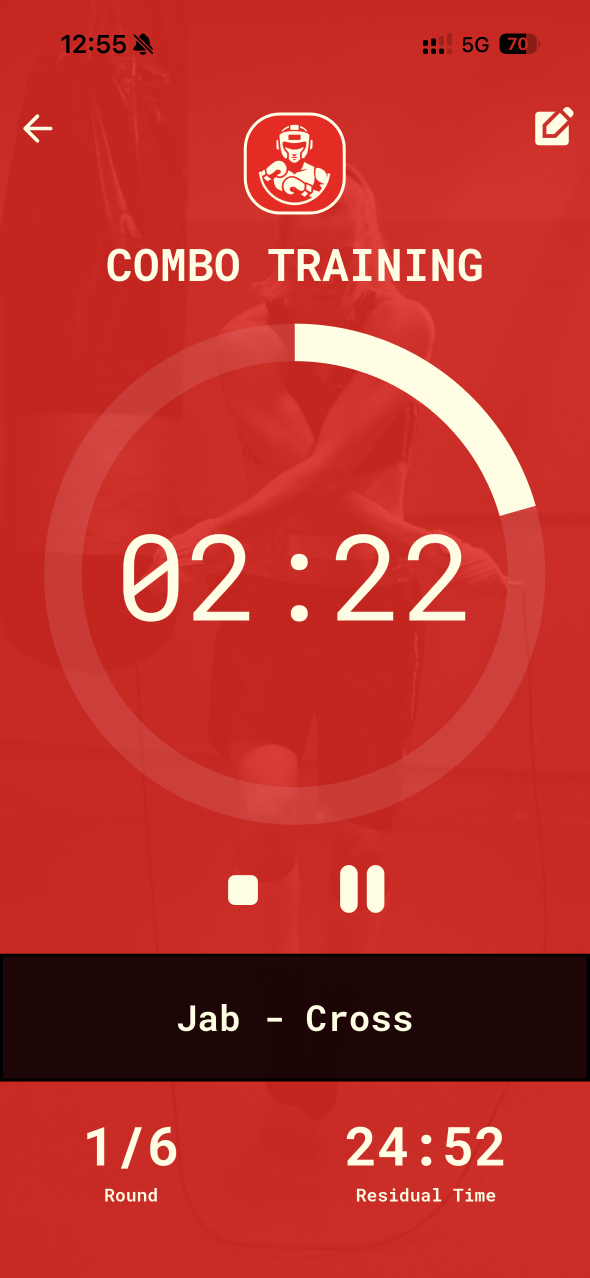
#> input picture screenshots/combosim.png, 1179 x 2556 px (shown at 1/2 size); its folder holds 4 pictures in this run
$ python optimize_images.py
#> lines starting #> are read from the running program, lines starting #| are printed output that depends on the picture
#!/usr/bin/env python3
"""Erzeugt die ausgelieferten WebP-Bilder aus den Originalen (nur Pillow noetig).

  screenshots/*.png  ->  screenshots/*.webp   (640 px breit, reicht fuer 2x-Displays bei ~300 px Anzeige)
  CombatCoach_Avata_Logo.png -> assets/logo-128.webp   (Icon fuer Header/Karten; Hero nutzt weiter das PNG)

Aufruf aus dem Repo-Root:  python3 tools/optimize_images.py
"""
import glob, os
from PIL import Image

def save_webp(src, dst, width, quality=80):
#> called with src = 'screenshots/combosim.png', dst = 'screenshots/combosim.webp', width = 640, quality = 80
    im = Image.open(src).convert("RGBA" if "logo" in dst else "RGB")
#> im is the input picture: PIL image 1179x2556 RGB; mean R, G, B 186.1, 50.6, 44.3
    h = round(im.height * width / im.width)
#> h = 1387
    im = im.resize((width, h), Image.LANCZOS)
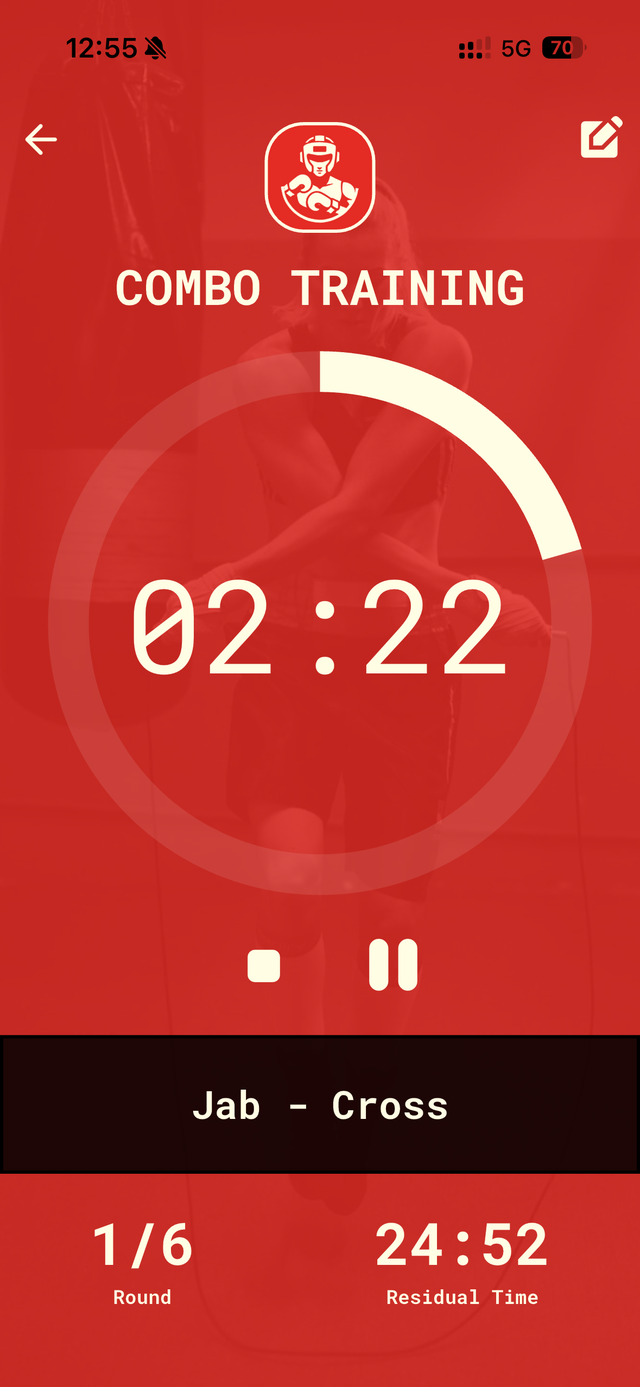
#> im: PIL image 640x1387 RGB; mean R, G, B 186.1, 50.6, 44.3
    im.save(dst, "WEBP", quality=quality, method=6)
    return im.size, os.path.getsize(src), os.path.getsize(dst)

for png in sorted(glob.glob("screenshots/*.png")):
    size, a, b = save_webp(png, png[:-4] + ".webp", 640)
#> size = (640, 1387); a = 800748; b = 28880
    print(f"{png:<34} {a/1024:7.0f} KB -> {b/1024:5.0f} KB  {size[0]}x{size[1]}")
#| screenshots/combosim.png     782 KB ->    28 KB  640x1387
#> pass 2 of the loop `for png in sorted(glob.glob("screenshots/*.png")):`:
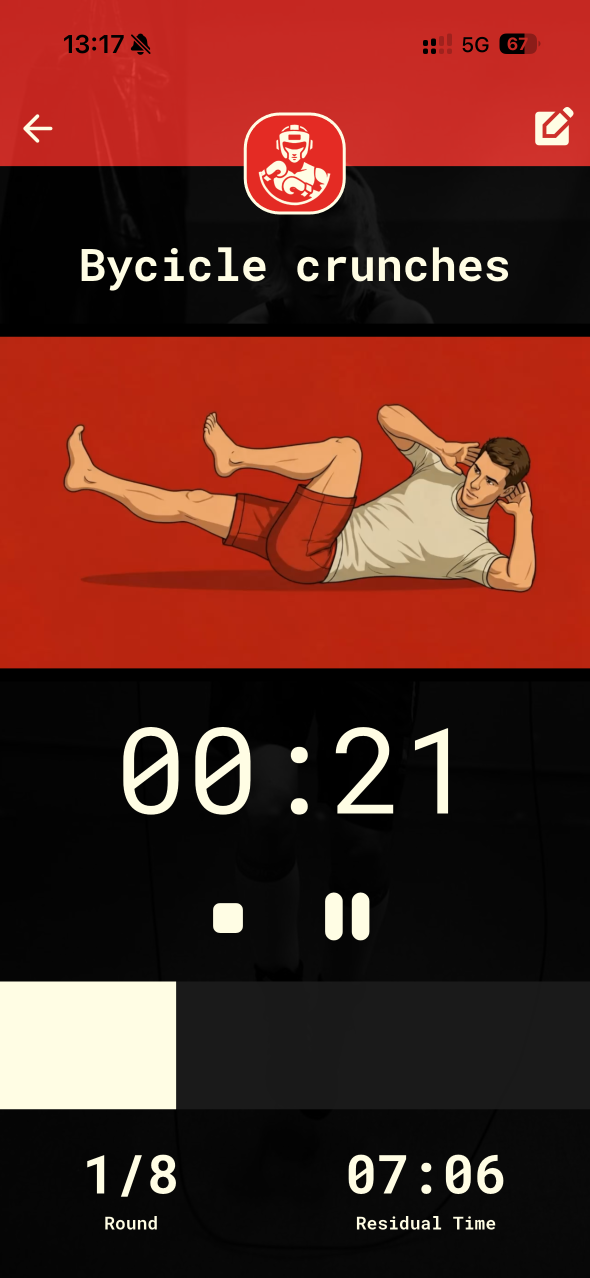
#> input picture screenshots/power_drills.png, 1179 x 2556 px (shown at 1/2 size)
#> in save_webp, im is the input picture: PIL image 1179x2556 RGB; mean R, G, B 93.9, 40.8, 31.9
#> in save_webp (call 2), `im = im.resize((width, h), Image.LANCZOS)`:
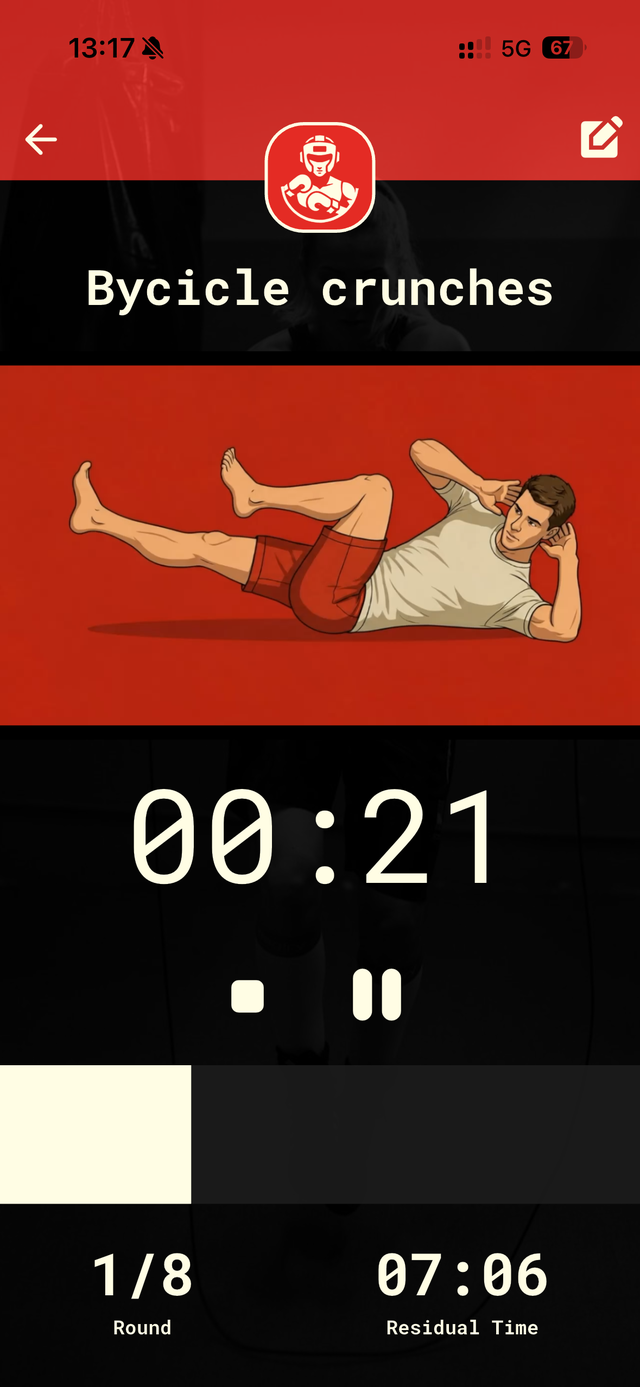
#> im: PIL image 640x1387 RGB; mean R, G, B 93.9, 40.8, 31.9
#| screenshots/power_drills.png     658 KB ->    30 KB  640x1387
#> pass 3 of the loop `for png in sorted(glob.glob("screenshots/*.png")):`:
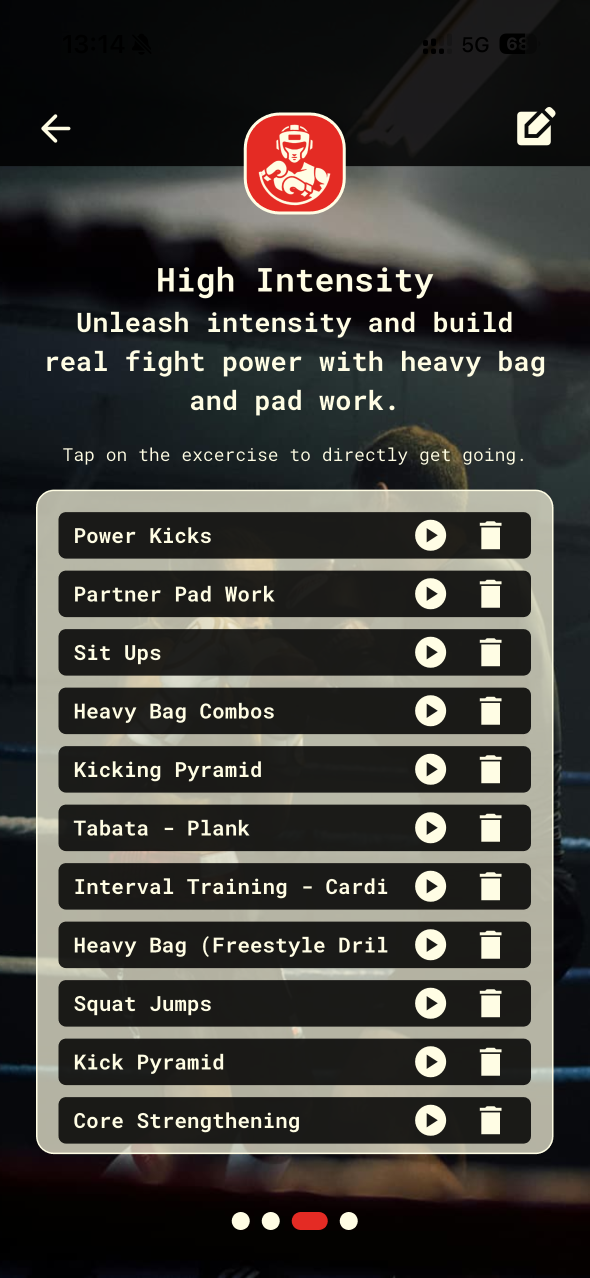
#> input picture screenshots/single_exercises.png, 1179 x 2556 px (shown at 1/2 size)
#> in save_webp, im is the input picture: PIL image 1179x2556 RGB; mean R, G, B 62.7, 61.3, 57.1
#> in save_webp (call 3), `im = im.resize((width, h), Image.LANCZOS)`:
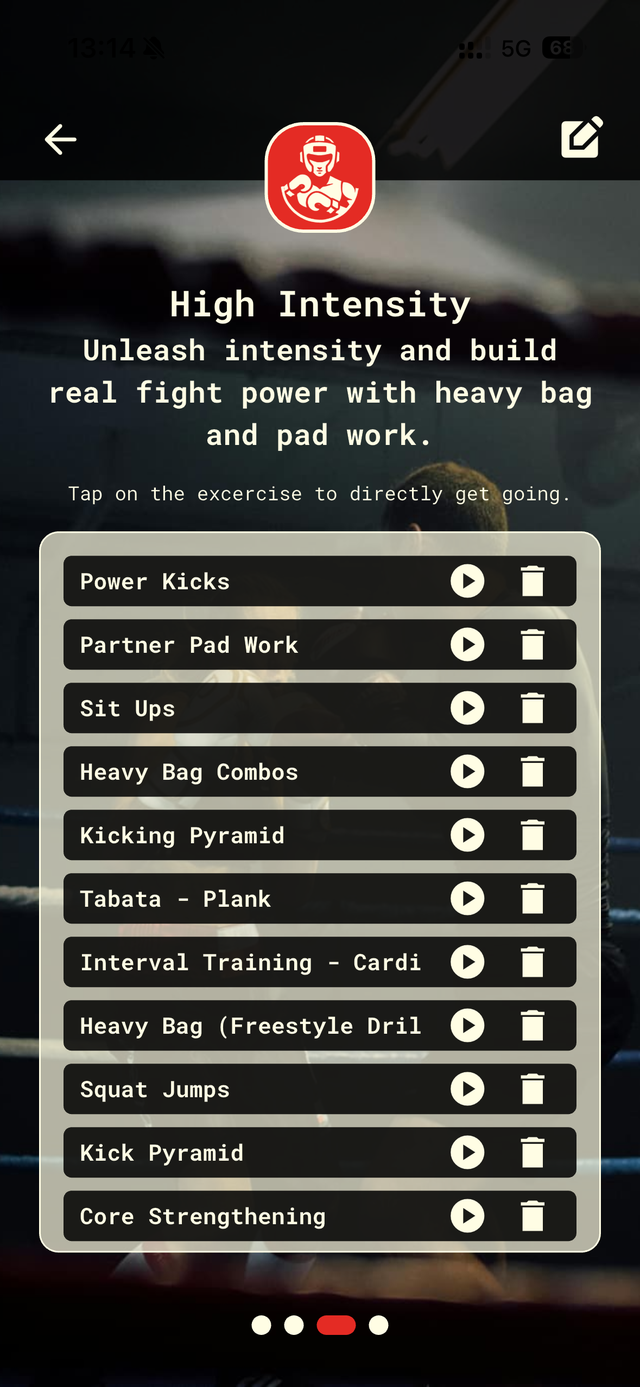
#> im: PIL image 640x1387 RGB; mean R, G, B 62.5, 61.1, 57.1
#| screenshots/single_exercises.png     942 KB ->    51 KB  640x1387
#> the loop made 4 passes; the first 3 are shown

#> (the run stopped early here; a loop or call above may not have finished)
